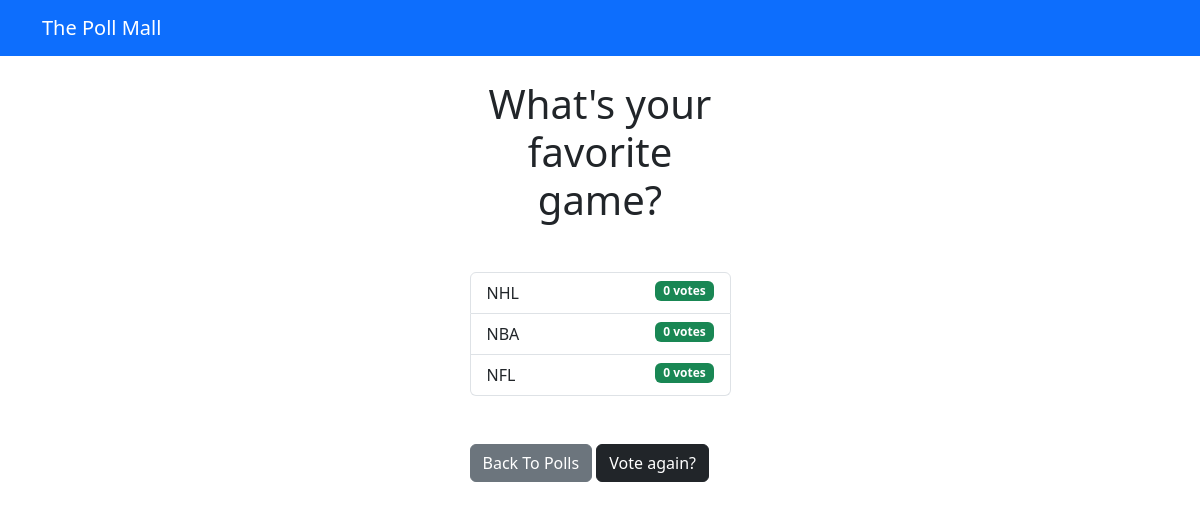
The page /polls/2/results/ on the database as committed earlier.
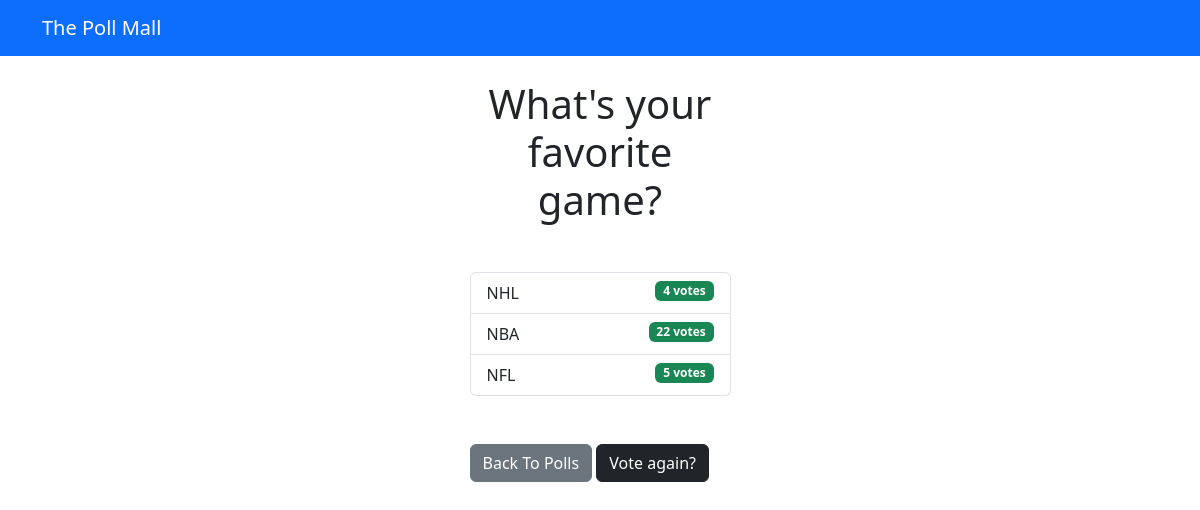
The same page on the database as committed later.
### pollApp/models.py (models this page shows, shortened)
class Question(models.Model):
    question_text = models.CharField(max_length=300)
    pub_date = models.DateTimeField('date published')

class Choice(models.Model):
    question = models.ForeignKey(Question, on_delete=models.CASCADE)
    choice_text = models.CharField(max_length=200)
    votes = models.IntegerField(default=0)

### pollApp/views.py (the view)
# urls.py: path('<int:question_id>/results/', views.results, name='results'),
def results(request, question_id):
    question = get_object_or_404(Question, pk=question_id)
    return render(request, 'polls/results.html', {'question': question})

### templates/polls/results.html
{% extends 'base.html' %}
{% block content %}
  <h1 class="text-center mb-5">{{ question.question_text }}</h1>
  <ul class="list-group mb-5">
    {% for choice in question.choice_set.all %}
      <li class="list-group-item">
        {{ choice.choice_text }} <span class="badge text-bg-success float-end">{{ choice.votes }} vote{{ choice.votes|pluralize }}</span>
      </li>
    {% endfor %}
  </ul>
  <a href="{% url 'polls:index' %}" class="btn btn-secondary">Back To Polls</a>
  <a href="{% url 'polls:detail' question.id %}" class="btn btn-dark">Vote again?</a>
{% endblock %}

### templates/base.html (shortened to what this page needs)
<!DOCTYPE html>
<html lang="en">
  <head>
    <link href="https://cdn.jsdelivr.net/npm/bootstrap@5.3.3/dist/css/bootstrap.min.css" rel="stylesheet" />
  </head>
  <body>
    {% include 'partials/_navbar.html' %}
    <div class="container">
      <div class="row">
        <div class="col-md-3 m-auto">
          {% block content %}
          {% endblock %}
        </div>
      </div>
    </div>
  </body>
</html>

### templates/partials/_navbar.html
<nav class="navbar navbar-dark bg-primary mb-4">
  <div class="container">
    <a href="/" class="navbar-brand">The Poll Mall</a>
  </div>
</nav>

Rows that differ between the two databases and show on the page:
changed Choice "NHL": votes "0" → "4"
changed Choice "NBA": votes "0" → "22"
changed Choice "NFL": votes "0" → "5"
